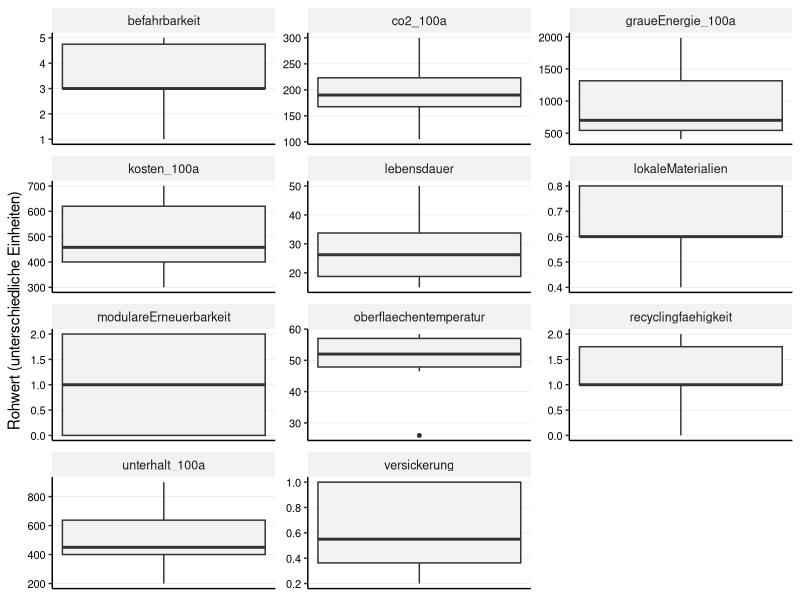

Here is the R script that generated this plot: (Note: this script raises an error after producing the figure.)
## ---- chunk 1

library(tidyverse)
library(readr)
library(ggplot2)
library(forcats)
library(tidytext)
library(patchwork)

## ---- chunk 2

## 1. Daten Importieren

# Liest die Rohdaten für die Beläge ein
df_belaege_raw <- read_delim(
  "01_data_input/Belaege_tidy.csv",
  delim = ";"
)

# Liest die Gewichtungen für alle vier Szenarien ein
weights_s0_raw <- read_delim(
  "01_data_input/Belaege_Gewichtung_Szenario0.csv",
  delim = ";"
)
weights_s1_raw <- read_delim(
  "01_data_input/Belaege_Gewichtung_Szenario1.csv",
  delim = ";"
)
weights_s2_raw <- read_delim(
  "01_data_input/Belaege_Gewichtung_Szenario2.csv",
  delim = ";"
)
weights_s3_raw <- read_delim(
  "01_data_input/Belaege_Gewichtung_Szenario3.csv",
  delim = ";"
)
## ---- chunk 3
#| include: false
# --- PRÜFUNG BLOCK 1 ---

print("--- 1. Check: Spaltennamen Beläge (Sind alle Spaltennamen da?) ---")
colnames(df_belaege_raw)

print("--- 2. Check: Gewichtung S0 (Wurden Spalten getrennt?) ---")
head(weights_s0_raw)

print("--- 3. Check: Gewichtung S3 (Zur Sicherheit) ---")
head(weights_s3_raw)

## ---- chunk 4
# A. Bereinigung der Rohdaten (Belaege_normiert.csv)
df_belaege <- df_belaege_raw %>%
  select(belagskategorie, option, everything()) 

# B. Bereinigung der Gewichtungen (ALLE SZENARIEN)
# Wir fügen den Roh-Dateien die Szenario-Namen hinzu
df_weights_s0 <- weights_s0_raw %>%
  mutate(szenario = "Szenario 0: Baseline (IST)")
df_weights_s1 <- weights_s1_raw %>%
  mutate(szenario = "Szenario 1: Forschungsfokus")
df_weights_s2 <- weights_s2_raw %>%
  mutate(szenario = "Szenario 2: Radikale Vermeidung")
df_weights_s3 <- weights_s3_raw %>%
  mutate(szenario = "Szenario 3: Radikaler Lebenszyklus")

# Jetzt binden wir sie zu einer finalen Gewichtungs-Tabelle zusammen
df_weights <- bind_rows(df_weights_s0, df_weights_s1, df_weights_s2, df_weights_s3) %>%
  # Berechne das Gesamtgewicht (gewicht) aus den Rohspalten,
  mutate(
    gewicht = group_weight * within_group_weight
  ) %>%
   # umbenennen für den Join
  rename(
    bewertungskategorie = criterion_id
  ) %>%
  # Auswählen der Spalten, die der Rest des Skripts braucht
  select(szenario, bewertungskategorie, gewicht, group_id)

## ---- chunk 5
#| include: false
# --- PRÜFUNG BLOCK 2 ---

print(df_weights, n = 44)

print("--- Check: Stichprobe der Gewichte ---")
# Zeig mir mal S0 und S3 im Vergleich für Kosten
df_weights %>% 
  filter(bewertungskategorie == "initialkosten_100a") %>%
  select(szenario, gewicht)

## ---- chunk 6
# 3.1 Wide-to-Long
df_belaege_long <- df_belaege %>%
  pivot_longer(
    cols = where(is.numeric), 
    names_to = "bewertungskategorie", 
    values_to = "wert"
  )

# 3.2 JOIN mit Gewichtung
# WICHTIG: Wir nutzen left_join. 
# Alles was in der Gewichtungstabelle fehlt (wie 'initialkosten'), bekommt hier gewicht = NA.
df_belaege_joined <- df_belaege_long %>%
  left_join(df_weights, by = "bewertungskategorie", relationship = "many-to-many")

## ---- chunk 7
#| include: false
# --- PRÜFUNG BLOCK 3 ---

print(df_belaege_joined, n = 44)

print("--- Check: Hat 'initialkosten' KEIN Gewicht (NA)? ---")
df_belaege_joined %>%
  filter(bewertungskategorie == "initialkosten") %>%
  select(szenario, bewertungskategorie, gewicht) %>%
  distinct() %>%
  head(2) # Sollte NA zeigen (oder leer sein, falls S0)

print("--- Check: Hat 'initialkosten_100a' ein Gewicht? ---")
df_belaege_joined %>%
  filter(bewertungskategorie == "initialkosten_100a") %>%
  filter(szenario == "Szenario 0: Baseline (IST)") %>%
  select(szenario, bewertungskategorie, gewicht) %>%
  distinct() %>%
  head(2) # Sollte 0.1 zeigen

## ---- chunk 8
# -------------------------------------------------------
# TEIL 1: Boxplot der Rohwerte (Überblick)  (Scientific Style)
# -------------------------------------------------------
# Hinweis: Da die Einheiten gemischt sind, nutzen wir facet_wrap mit freien Skalen.
plot_rohwerte <- ggplot(df_belaege_long, aes(y = wert)) +
  geom_boxplot(fill = "grey95", width = 0.5, outlier.size = 1) +
  
  # Facetten für jedes Kriterium
  facet_wrap(~bewertungskategorie, scales = "free", ncol = 3) +
  
  labs(
    title = NULL, 
    subtitle = NULL,
    x = NULL,
    y = "Rohwert (unterschiedliche Einheiten)"
  ) +
  
  theme_classic(base_size = 11) +
  
  theme(
    # Nur horizontale Gitterlinien (y) sind wichtig zum Ablesen der Werte
    panel.grid.major.y = element_line(color = "grey90", linewidth = 0.2),
    panel.grid.major.x = element_blank(),
    
    # Facetten-Label
    strip.background = element_rect(fill = "grey95", color = NA),
    strip.text = element_text(face = "plain", size = 9),
    
    # Y-Achse (Werte) MUSS sichtbar sein:
    axis.text.y = element_text(size = 8, color = "black"), 
    
    # X-Achse (unten) kann leer sein:
    axis.text.x = element_blank(),
    axis.ticks.x = element_blank()
  )

# print(plot_rohwerte)

## ---- chunk 9
#| include: false
# Speicher des Plots
ggsave("02_export/plots/check_01_rohwerte_verteilung_belaege.png", 
       plot = plot_rohwerte, width = 10, height = 8, dpi = 300)

## ---- chunk 10
#| label: fig-lebenszyklus-final-clean
#| fig.width: 10
#| fig.height: 12
#| out.width: "100%"
#| warning: false


# -------------------------------------------------------
# TEIL 2: KOSTEN (Gestapelt: Erneuerungszyklen + Unterhalt)
# -------------------------------------------------------

# 1. Daten vorbereiten
df_kosten_calc <- df_belaege %>%
  select(belagskategorie, option, initialkosten, initialkosten_100a, unterhalt_100a) %>%
  mutate(
    n_zyklen = round(initialkosten_100a / initialkosten),
    total_kosten = initialkosten_100a + unterhalt_100a
  )

# 2. Datensatz "aufblasen"
df_invest_expanded <- df_kosten_calc %>%
  uncount(n_zyklen) %>%
  mutate(
    kostenart = "Investitionskosten (pro Erneuerungszyklus)",
    wert = initialkosten,
    label_text = as.character(round(initialkosten, 0))
  )

df_unterhalt <- df_kosten_calc %>%
  mutate(
    kostenart = "Unterhaltskosten (kumuliert 100a)",
    wert = unterhalt_100a,
    label_text = as.character(round(unterhalt_100a, 0)) 
  )

df_plot_kosten_final <- bind_rows(df_invest_expanded, df_unterhalt) %>%
  mutate(option_sortiert = reorder(option, initialkosten_100a + unterhalt_100a)) %>%
  mutate(kosten_label = fct_relevel(kostenart, 
                                    "Unterhaltskosten (kumuliert 100a)", 
                                    "Investitionskosten (pro Erneuerungszyklus)"))

# 3. Plot Kosten erstellen
plot_kosten_stacked <- ggplot(df_plot_kosten_final, 
       aes(x = option_sortiert, y = wert, fill = kosten_label)) +
  
  # Balken mit weissen Trennlinien
  geom_col(width = 0.7, color = "white", linewidth = 0.3) + 
  
  # Beschriftung: Mittig im Block
  geom_text(aes(label = label_text), 
            position = position_stack(vjust = 0.5), 
            size = 2.5, 
            color = "white") +
  
  scale_fill_manual(values = c(
    "Investitionskosten (pro Erneuerungszyklus)" = "#084594", 
    "Unterhaltskosten (kumuliert 100a)" = "#9ecae1"
  )) +
  
  scale_y_continuous(breaks = seq(0, 3000, 200)) + 
  scale_x_discrete(labels = function(x) stringr::str_wrap(x, width = 20)) +
  
  labs(
    title = NULL,
    x = NULL,
    y = "Kosten [CHF/m²]",
    fill = NULL 
  ) +
  
  theme_classic(base_size = 11) +
  
  theme(
    legend.position = "bottom",
    panel.grid.major.y = element_line(color = "grey90", linewidth = 0.2),
    panel.grid.major.x = element_blank(),
    axis.text.x = element_text(angle = 45, hjust = 1, size = 10, color = "black"),
    axis.text.y = element_text(size = 10, color = "black"),
    plot.margin = margin(t = 5, r = 5, b = 10, l = 5, unit = "mm")
  ) +
  guides(fill = guide_legend(reverse = TRUE))

# print(plot_kosten_stacked)
## ---- chunk 11
#| include: false
# Speichern Kosten
ggsave("02_export/plots/Abb_Lebenszyklus_Kosten_Stacked_Zyklen.png", 
       plot = plot_kosten_stacked, width = 8, height = 8, dpi = 300)
## ---- chunk 12
# -------------------------------------------------------
# TEIL 3: UMWELT (Clean & Feines Raster)
# -------------------------------------------------------

# --- Plot A: CO2-Emissionen ---
df_co2 <- df_belaege %>%
  select(belagskategorie, option, wert = co2_100a) %>%
  mutate(kategorie = fct_relevel(belagskategorie, "Asphalt", "Pflaster", "Sickerbeläge")) %>%
  mutate(option_sortiert = reorder(option, wert))

p_co2 <- ggplot(df_co2, aes(x = option_sortiert, y = wert, fill = kategorie)) + 
  geom_col(width = 0.7) + 
  
  scale_fill_manual(values = c("Asphalt" = "#084594", "Pflaster" = "#4292c6", "Sickerbeläge" = "#9ecae1")) +
  
  # HIER NEU: Feines Raster für CO2 (alle 50 kg)
  scale_y_continuous(breaks = seq(0, 1000, 50)) +
  
  scale_x_discrete(labels = function(x) stringr::str_wrap(x, width = 20)) +
  
  labs(title = "CO\u2082-Emissionen (100a)", y = "kg CO\u2082-eq/m\u00B2", x = NULL) +
  
  theme_classic(base_size = 11) +
  theme(
    legend.position = "none", 
    plot.title = element_text(face = "plain", size = 11, hjust = 0),
    axis.title.y = element_text(face = "plain", size = 10, color = "black"),
    panel.grid.major.y = element_line(color = "grey90", linewidth = 0.2), # Hilfslinien sichtbar
    panel.grid.major.x = element_blank(),
    axis.text.x = element_blank(), 
    axis.ticks.x = element_blank(),
    plot.margin = margin(t = 5, r = 5, b = 0, l = 5, unit = "mm")
  )


# --- Plot B: Graue Energie ---
df_grau <- df_belaege %>%
  select(belagskategorie, option, wert = graueEnergie_100a) %>%
  mutate(kategorie = fct_relevel(belagskategorie, "Asphalt", "Pflaster", "Sickerbeläge")) %>%
  mutate(option_sortiert = reorder(option, wert))

p_grau <- ggplot(df_grau, aes(x = option_sortiert, y = wert, fill = kategorie)) + 
  geom_col(width = 0.7) + 
  
  scale_fill_manual(values = c("Asphalt" = "#084594", "Pflaster" = "#4292c6", "Sickerbeläge" = "#9ecae1")) +
  
  # HIER NEU: Feines Raster für Energie (alle 200 kWh)
  scale_y_continuous(breaks = seq(0, 4000, 200)) +
  
  scale_x_discrete(labels = function(x) stringr::str_wrap(x, width = 20)) +
  
  labs(title = "Graue Energie (100a)", y = "kWh/m\u00B2", x = NULL, fill = "Belagskategorie") +
  
  theme_classic(base_size = 11) +
  theme(
    legend.position = "bottom",
    plot.title = element_text(face = "plain", size = 11, hjust = 0),
    axis.title.y = element_text(face = "plain", size = 10, color = "black"),
    panel.grid.major.y = element_line(color = "grey90", linewidth = 0.2), # Hilfslinien sichtbar
    panel.grid.major.x = element_blank(),
    axis.text.x = element_text(angle = 45, hjust = 1, size = 10, color = "black"),
    plot.margin = margin(t = 10, r = 5, b = 5, l = 5, unit = "mm")
  )

# --- Zusammenfügen ---
plot_umwelt_combined <- p_co2 / p_grau

# print(plot_umwelt_combined)
## ---- chunk 13
#| include: false
ggsave("02_export/plots/Abb_Lebenszyklus_Umwelt_clean.png", 
       plot = plot_umwelt_combined, width = 8, height = 12, dpi = 300) # Höhe auf 12 erhöht für Platz
## ---- chunk 14
# 5.1 Definieren: Wo ist "weniger" besser?
kriterien_lower_is_better <- c(
  "initialkosten", 
  "initialkosten_100a", 
  "unterhalt_100a", 
  "co2_100a", 
  "graueEnergie_100a",
  "oberflaechentemperatur" 
)

# 5.2 Min-Max-Skalierung
# Wir normieren ALLES (auch ungewichtete Infos), damit wir sie plotten können.
# WICHTIG: Hier NICHT nach Gewicht filtern, sonst verschwinden die Initialkosten!
df_belaege_normalized <- df_belaege_joined %>%
  filter(!is.na(wert)) %>% # Nur Zeilen ohne Werte löschen
  group_by(bewertungskategorie) %>%
  mutate(
    min_wert = min(wert, na.rm = TRUE),
    max_wert = max(wert, na.rm = TRUE),
    # Berechnung des Scores
    score_normiert = case_when(
      # Sonderfall: Wenn Min und Max gleich sind (alle gleich gut) -> Score 1
      (max_wert - min_wert) == 0 ~ 1,
      # Normale Skalierung (higher is better)
      !(bewertungskategorie %in% kriterien_lower_is_better) ~ (wert - min_wert) / (max_wert - min_wert),
      # Invertierte Skalierung (lower is better)
      bewertungskategorie %in% kriterien_lower_is_better ~ 1 - ((wert - min_wert) / (max_wert - min_wert))
    )
  ) %>%
ungroup()

## ---- chunk 15
#| include: false
# --- PRÜFUNG BLOCK 5 ---

print("--- Check: Sind alle Kriterien da (auch die ohne Gewicht) und ist der Score Normiert zwischen 0 und 1? ---")
df_min_max_check <- df_belaege_normalized %>%
  select(bewertungskategorie, min_wert, max_wert, score_normiert) %>%
  distinct()

print(df_min_max_check)

print("--- Check: Haben 'initialkosten' einen Score bekommen? ---")
# Wir testen eine Zeile stichprobenartig
df_belaege_normalized %>%
  filter(bewertungskategorie == "initialkosten") %>%
  select(option, wert, score_normiert) %>%
  head(3)

# Prüfen, ob der Join geklappt hat (Gewicht da?):
print("--- Check Gewicht für Kosten ---")
df_belaege_normalized %>%
  filter(bewertungskategorie %in% c("initialkosten", "initialkosten_100a")) %>%
  select(szenario, bewertungskategorie, gewicht) %>%
  distinct() %>%
  print()
## ---- chunk 16
# Boxplot der normierten Scores (Scientific Style)
# Ziel: Überprüfen, ob die Min-Max-Skalierung funktioniert hat.
# Alle Boxplots müssen zwischen 0 und 1 liegen.

plot_normiert <- ggplot(df_belaege_normalized, aes(x = bewertungskategorie, y = score_normiert)) +
  geom_boxplot(fill = "grey90", width = 0.6, outlier.colour = "black", outlier.size = 1) +
  
  coord_flip() +
  
  # Fixe Skala 0-1
  scale_y_continuous(limits = c(0, 1), expand = c(0, 0.05)) +
  
  labs(
    title = NULL,
    subtitle = NULL,
    x = NULL, # Kriterien-Namen stehen an der Achse
    y = "Normierter Score (0 = schlecht, 1 = ideal)"
  ) +
  
  theme_classic(base_size = 11) +
  
  theme(
    # Gitterlinien: Vertikal wichtig (um 0.5 etc. zu sehen), Horizontal weg
    panel.grid.major.x = element_line(color = "grey90", linewidth = 0.2),
    panel.grid.major.y = element_blank(),
    
    # Achsen-Texte
    axis.text.y = element_text(color = "black", size = 10), # Kriterien-Namen
    axis.text.x = element_text(color = "black", size = 10)  # Zahlen 0-1
  )


#print(plot_normiert)

## ---- chunk 17
#| include: false
ggsave("02_export/plots/check_02_normierte_scores_belaege.png", 
       plot = plot_normiert, width = 10, height = 7, dpi = 300)
## ---- chunk 18
# --- PRÜFUNG BLOCK 6 ---

print("--- Check: Liegen alle Scores zwischen 0 und 1? ---")
summary(df_belaege_normalized$score_normiert)
# Min sollte >= 0.00 sein, Max <= 1.00

print("--- Check: Sind 'initialkosten' im Boxplot-Datensatz enthalten? ---")
# Wir zählen, wie viele Datenpunkte wir pro Kategorie haben
df_belaege_normalized %>%
  filter(bewertungskategorie %in% c("initialkosten", "initialkosten_100a")) %>%
  count(bewertungskategorie)
## ---- chunk 19
# 7.1 Berechnung Score pro Kriterium
df_mca_calculated <- df_belaege_normalized %>%
  # HIER filtern wir alles raus, was kein Gewicht hat (z.B. reine Initialkosten)
  filter(!is.na(gewicht)) %>% 
  mutate(MCA_score_kriterium = score_normiert * gewicht)

# 7.2 Aggregation pro Szenario
# Wir summieren die Scores pro Baum und Szenario
df_mca_total <- df_mca_calculated %>%
  group_by(szenario, belagskategorie, option) %>%
  summarise(MCA_gesamtscore = sum(MCA_score_kriterium, na.rm = TRUE), .groups = 'drop') %>%
  # Sortierung: Erst nach Szenario, dann nach Punktzahl
  arrange(szenario, desc(MCA_gesamtscore)) 

# Anzeigen der Ergebnisse
print("--- MCA Gesamtergebnis (Auszug) ---")
print(df_mca_total, n = 20)

# 7.3 - Auswahl der "Top 3 Sieger"
# Ziel: Für jedes der 4 Szenarien die Top 3 Beläge aus dem Gesamtranking
N_BELAEGE_AUSWAEHLEN <- 3

df_sieger_belaege <- df_mca_total %>%
  group_by(szenario) %>%
  # Wählt die N besten Beläge innerhalb jedes Szenarios aus
  slice_max(MCA_gesamtscore, n = N_BELAEGE_AUSWAEHLEN) %>%
  ungroup() %>%
  # Ordnen für bessere Lesbarkeit
  arrange(szenario, desc(MCA_gesamtscore))

# Anzeigen der 12 Sieger-Optionen (4 Szenarien * 3 Beläge)
print(paste("--- Top", N_BELAEGE_AUSWAEHLEN, "Beläge pro Szenario (für Zeitstrahl-Analyse) ---"))
print(df_sieger_belaege, n = 12)

## ---- chunk 20
#| include: false
# 7.4 Export der Tabellen
write_csv2(
  df_sieger_belaege,
  file = "02_export/tables/mca_top3_belaege_pro_szenario.csv"
)
write_csv2(
  df_mca_total, 
  file = "02_export/tables/mca_rangliste_alle_szenarien.csv"
)
write_csv2(
  df_mca_calculated, 
  file = "02_export/tables/mca_details_berechnung_alle_szenarien.csv"
)

# --- PRÜFUNG BLOCK 7 ---

print("--- Check: Enthält die Berechnung noch Zeilen ohne Gewicht? ---")
# Sollte 0 Zeilen ergeben
df_mca_calculated %>% filter(is.na(gewicht)) %>% count()

print("--- Check: Plausibilität Ergebnisse (S0 Baseline) ---")
# Zeig mir die Top 3 von Szenario 0
df_sieger_belaege %>% 
  filter(szenario == "Szenario 0: Baseline (IST)") %>%
  select(option, MCA_gesamtscore)

## ---- chunk 21

# --- Datenaufbereitung für Stacked Plot (einmalig & aufgehübscht) ---
df_mca_groups_belaege_plot <- df_mca_calculated %>%
  group_by(szenario, belagskategorie, option, group_id) %>%
  summarise(gruppen_score = sum(MCA_score_kriterium, na.rm = TRUE), .groups = 'drop') %>%
  left_join(df_mca_total, by = c("szenario", "belagskategorie", "option")) %>%
  mutate(group_label_clean = case_when(
    group_id == "langlebigkeit" ~ "Langlebigkeit",
    group_id == "wirtschaftlichkeit" ~ "Wirtschaftlichkeit",
    group_id == "multifunktionale_nutzungsqualitaet" ~ "Multifunktionale Nutzungsqualität",
    group_id == "umweltwirkung" ~ "Umweltwirkung",
    group_id == "kreislauffaehigkeit" ~ "Kreislauffähigkeit",
    TRUE ~ group_id
  ))

# 1. Farben definieren (Einheitlich zur gesamten Arbeit)
colors_kategorie <- c(
  "Asphalt" = "#084594", 
  "Pflaster" = "#4292c6", 
  "Sickerbeläge" = "#9ecae1")

# 2. Farben für Kriterien-Gruppen
colors_gruppen <- c(
  "Langlebigkeit" = "#08306b",                     # Dunkelstes Blau (Zeit)
  "Wirtschaftlichkeit" = "#2171b5",                # Dunkles Mittelblau (Geld)
  "Multifunktionale Nutzungsqualität" = "#4292c6", # Mittelblau
  "Umweltwirkung" = "#9ecae1",                     # Hellblau
  "Kreislauffähigkeit" = "#deebf7"                 # Sehr helles Blau/Grau
)
## ---- chunk 22
#| label: fig-mca-plots-belaege-s0
#| fig.width: 13
#| fig.height: 8
#| out.width: "95%"
#| dpi: 300

# --- Plot 1: Ranking (Szenario 0) ---
data_s0 <- df_mca_total %>% filter(szenario == "Szenario 0: Baseline (IST)")

plot_s0_rank <- ggplot(data_s0,
       aes(x = MCA_gesamtscore,
           y = fct_reorder(option, MCA_gesamtscore), 
           fill = belagskategorie)) + 
  geom_col(width = 0.7) +
  
  scale_x_continuous(limits = c(0, 1), expand = c(0, 0.05)) + 
  scale_y_discrete(labels = function(x) stringr::str_wrap(x, width = 40)) +
  scale_fill_manual(values = colors_kategorie) +
  
  labs(
    title = NULL, 
    x = "MCA Score (0-1)", 
    y = NULL, 
    fill = "Kategorie"
  ) +

  theme_classic(base_size = 11) + 

  theme(
    legend.position = "bottom",
    panel.grid.major.y = element_blank(),
    panel.grid.major.x = element_line(color = "grey90", linewidth = 0.2),
    axis.text = element_text(color = "black"),
    plot.margin = margin(t = 5, r = 10, b = 5, l = 5, unit = "mm")
  )

# print(plot_s0_rank, width = 10, height = 7)
## ---- chunk 23
#| include: false
ggsave("02_export/plots/mca_gesamtergebnis_s0_belaege.png",
       plot = plot_s0_rank, width = 10, height = 7, dpi = 300)
## ---- chunk 24
# --- Plot 2: Stacked Detail (Szenario 0) ---
data_s0_groups <- df_mca_groups_belaege_plot %>% filter(szenario == "Szenario 0: Baseline (IST)")

plot_s0_stack <- ggplot(data_s0_groups,
       aes(x = gruppen_score,
           y = fct_reorder(option, MCA_gesamtscore), 
           fill = group_label_clean)) + 
  geom_col(position = "stack", width = 0.7) +
  
  scale_x_continuous(limits = c(0, 1), expand = c(0, 0.05)) +
  scale_y_discrete(labels = function(x) stringr::str_wrap(x, width = 40)) +
  scale_fill_manual(values = colors_gruppen) +
  
  labs(
    title = NULL, 
    x = "Beitrag zum Score", 
    y = NULL, 
    fill = "Kriteriengruppe"
  ) +
  theme_classic(base_size = 11) + 
  theme(
    legend.position = "bottom",
    legend.text = element_text(size = 9),
    legend.box = "vertical",
    panel.grid.major.y = element_blank(),
    panel.grid.major.x = element_line(color = "grey90", linewidth = 0.2),
    axis.text = element_text(color = "black"),
    plot.margin = margin(t = 5, r = 10, b = 5, l = 5, unit = "mm")
  ) +
  guides(fill = guide_legend(nrow = 2, byrow = TRUE))

# print(plot_s0_stack)
## ---- chunk 25
#| include: false
ggsave("02_export/plots/mca_detail_gruppen_s0_belaege.png",
       plot = plot_s0_stack, width = 10, height = 7, dpi = 300)
## ---- chunk 26
#| label: fig-mca-plots-belaege-s1
#| fig.width: 13
#| fig.height: 8
#| out.width: "95%"
#| dpi: 300

# --- Plot 1: Ranking (Szenario 1) ---
data_s1 <- df_mca_total %>% filter(szenario == "Szenario 1: Forschungsfokus")

plot_s1_rank <- ggplot(data_s1,
       aes(x = MCA_gesamtscore,
           y = fct_reorder(option, MCA_gesamtscore), 
           fill = belagskategorie)) + 
  geom_col(width = 0.7) +
  scale_x_continuous(limits = c(0, 1), expand = c(0, 0.05)) + 
  scale_y_discrete(labels = function(x) stringr::str_wrap(x, width = 40)) +
  scale_fill_manual(values = colors_kategorie) +
  labs(
    title = NULL, 
    x = "MCA Score (0-1)", 
    y = NULL, 
    fill = "Kategorie"
  ) +
  theme_classic(base_size = 11) + 
  theme(
    legend.position = "bottom",
    panel.grid.major.y = element_blank(),
    panel.grid.major.x = element_line(color = "grey90", linewidth = 0.2),
    axis.text = element_text(color = "black"),
    plot.margin = margin(t = 5, r = 10, b = 5, l = 5, unit = "mm")
  )

# print(plot_s1_rank)
## ---- chunk 27
#| include: false
ggsave("02_export/plots/mca_gesamtergebnis_s1_belaege.png",
       plot = plot_s1_rank, width = 10, height = 7, dpi = 300)
## ---- chunk 28
# --- Plot 2: Stacked Detail (Szenario 1) ---
data_s1_groups <- df_mca_groups_belaege_plot %>% filter(szenario == "Szenario 1: Forschungsfokus")

plot_s1_stack <- ggplot(data_s1_groups,
       aes(x = gruppen_score,
           y = fct_reorder(option, MCA_gesamtscore), 
           fill = group_label_clean)) + 
  geom_col(position = "stack", width = 0.7) +
  scale_x_continuous(limits = c(0, 1), expand = c(0, 0.05)) +
  scale_y_discrete(labels = function(x) stringr::str_wrap(x, width = 40)) +
  scale_fill_manual(values = colors_gruppen) +
  labs(
    title = NULL, 
    x = "Beitrag zum Score", 
    y = NULL, 
    fill = "Kriteriengruppe"
  ) +
  theme_classic(base_size = 11) + 
  theme(
    legend.position = "bottom",
    legend.text = element_text(size = 9), 
    legend.box = "vertical",
    panel.grid.major.y = element_blank(),
    panel.grid.major.x = element_line(color = "grey90", linewidth = 0.2),
    axis.text = element_text(color = "black"),
    plot.margin = margin(t = 5, r = 10, b = 5, l = 5, unit = "mm")
  ) +
  guides(fill = guide_legend(nrow = 2, byrow = TRUE))

# print(plot_s1_stack)
## ---- chunk 29
#| include: false
ggsave("02_export/plots/mca_detail_gruppen_s1_belaege.png",
       plot = plot_s1_stack, width = 10, height = 7, dpi = 300)
## ---- chunk 30
#| label: fig-mca-plots-belaege-s2
#| fig.width: 13
#| fig.height: 8
#| out.width: "95%"
#| dpi: 300

# --- Plot 1: Ranking (Szenario 2) ---
data_s2 <- df_mca_total %>% filter(szenario == "Szenario 2: Radikale Vermeidung")

plot_s2_rank <- ggplot(data_s2,
       aes(x = MCA_gesamtscore,
           y = fct_reorder(option, MCA_gesamtscore), 
           fill = belagskategorie)) + 
  geom_col(width = 0.7) +
  scale_x_continuous(limits = c(0, 1), expand = c(0, 0.05)) + 
  scale_y_discrete(labels = function(x) stringr::str_wrap(x, width = 40)) +
  scale_fill_manual(values = colors_kategorie) +
  labs(
    title = NULL, 
    x = "MCA Score (0-1)", 
    y = NULL, 
    fill = "Kategorie"
  ) +
  theme_classic(base_size = 11) + 
  theme(
    legend.position = "bottom",
    panel.grid.major.y = element_blank(),
    panel.grid.major.x = element_line(color = "grey90", linewidth = 0.2),
    axis.text = element_text(color = "black"),
    plot.margin = margin(t = 5, r = 10, b = 5, l = 5, unit = "mm")
  )

#print(plot_s2_rank)

## ---- chunk 31
#| include: false
ggsave("02_export/plots/mca_gesamtergebnis_s2_belaege.png",
       plot = plot_s2_rank, width = 10, height = 7, dpi = 300)
## ---- chunk 32
# --- Plot 2: Stacked Detail (Szenario 2) ---
data_s2_groups <- df_mca_groups_belaege_plot %>% filter(szenario == "Szenario 2: Radikale Vermeidung")

plot_s2_stack <- ggplot(data_s2_groups,
       aes(x = gruppen_score,
           y = fct_reorder(option, MCA_gesamtscore), 
           fill = group_label_clean)) + 
  geom_col(position = "stack", width = 0.7) +
  scale_x_continuous(limits = c(0, 1), expand = c(0, 0.05)) +
  scale_y_discrete(labels = function(x) stringr::str_wrap(x, width = 40)) +
  scale_fill_manual(values = colors_gruppen) +
  labs(
    title = NULL, 
    x = "Beitrag zum Score", 
    y = NULL, 
    fill = "Kriteriengruppe"
  ) +
  theme_classic(base_size = 11) + 
  theme(
    legend.position = "bottom",
    legend.text = element_text(size = 9), 
    legend.box = "vertical",
    panel.grid.major.y = element_blank(),
    panel.grid.major.x = element_line(color = "grey90", linewidth = 0.2),
    axis.text = element_text(color = "black"),
    plot.margin = margin(t = 5, r = 10, b = 5, l = 5, unit = "mm")
  ) +
  guides(fill = guide_legend(nrow = 2, byrow = TRUE))

# print(plot_s2_stack)
## ---- chunk 33
#| include: false
ggsave("02_export/plots/mca_detail_gruppen_s2_belaege.png",
       plot = plot_s2_stack, width = 10, height = 7, dpi = 300)

## ---- chunk 34
#| label: fig-mca-plots-belaege-s3
#| fig.width: 13
#| fig.height: 8
#| out.width: "95%"
#| dpi: 300

# --- Plot 1: Ranking (Szenario 3) ---
data_s3 <- df_mca_total %>% filter(szenario == "Szenario 3: Radikaler Lebenszyklus")

plot_s3_rank <- ggplot(data_s3,
       aes(x = MCA_gesamtscore,
           y = fct_reorder(option, MCA_gesamtscore), 
           fill = belagskategorie)) + 
  geom_col(width = 0.7) +
  scale_x_continuous(limits = c(0, 1), expand = c(0, 0.05)) + 
  scale_y_discrete(labels = function(x) stringr::str_wrap(x, width = 40)) +
  scale_fill_manual(values = colors_kategorie) +
  labs(
    title = NULL, 
    x = "MCA Score (0-1)", 
    y = NULL, 
    fill = "Kategorie"
  ) +
  theme_classic(base_size = 11) + 
  theme(
    legend.position = "bottom",
    panel.grid.major.y = element_blank(),
    panel.grid.major.x = element_line(color = "grey90", linewidth = 0.2),
    axis.text = element_text(color = "black"),
    plot.margin = margin(t = 5, r = 10, b = 5, l = 5, unit = "mm")
  )

# print(plot_s3_rank)
## ---- chunk 35
#| include: false
ggsave("02_export/plots/mca_gesamtergebnis_s3_belaege.png",
       plot = plot_s3_rank, width = 10, height = 7, dpi = 300)
## ---- chunk 36
# --- Plot 2: Stacked Detail (Szenario 3) ---
data_s3_groups <- df_mca_groups_belaege_plot %>% filter(szenario == "Szenario 3: Radikaler Lebenszyklus")

plot_s3_stack <- ggplot(data_s3_groups,
       aes(x = gruppen_score,
           y = fct_reorder(option, MCA_gesamtscore), 
           fill = group_label_clean)) + 
  geom_col(position = "stack", width = 0.7) +
  scale_x_continuous(limits = c(0, 1), expand = c(0, 0.05)) +
  scale_y_discrete(labels = function(x) stringr::str_wrap(x, width = 40)) +
  scale_fill_manual(values = colors_gruppen) +
  labs(
    title = NULL, 
    x = "Beitrag zum Score", 
    y = NULL, 
    fill = "Kriteriengruppe"
  ) +
  theme_classic(base_size = 11) + 
  theme(
    legend.position = "bottom",
    legend.text = element_text(size = 9), 
    legend.box = "vertical",
    panel.grid.major.y = element_blank(),
    panel.grid.major.x = element_line(color = "grey90", linewidth = 0.2),
    axis.text = element_text(color = "black"),
    plot.margin = margin(t = 5, r = 10, b = 5, l = 5, unit = "mm")
  ) +
  guides(fill = guide_legend(nrow = 2, byrow = TRUE))

# print(plot_s3_stack)
## ---- chunk 37
#| include: false
ggsave("02_export/plots/mca_detail_gruppen_s3_belaege.png",
       plot = plot_s3_stack, width = 10, height = 7, dpi = 300)
